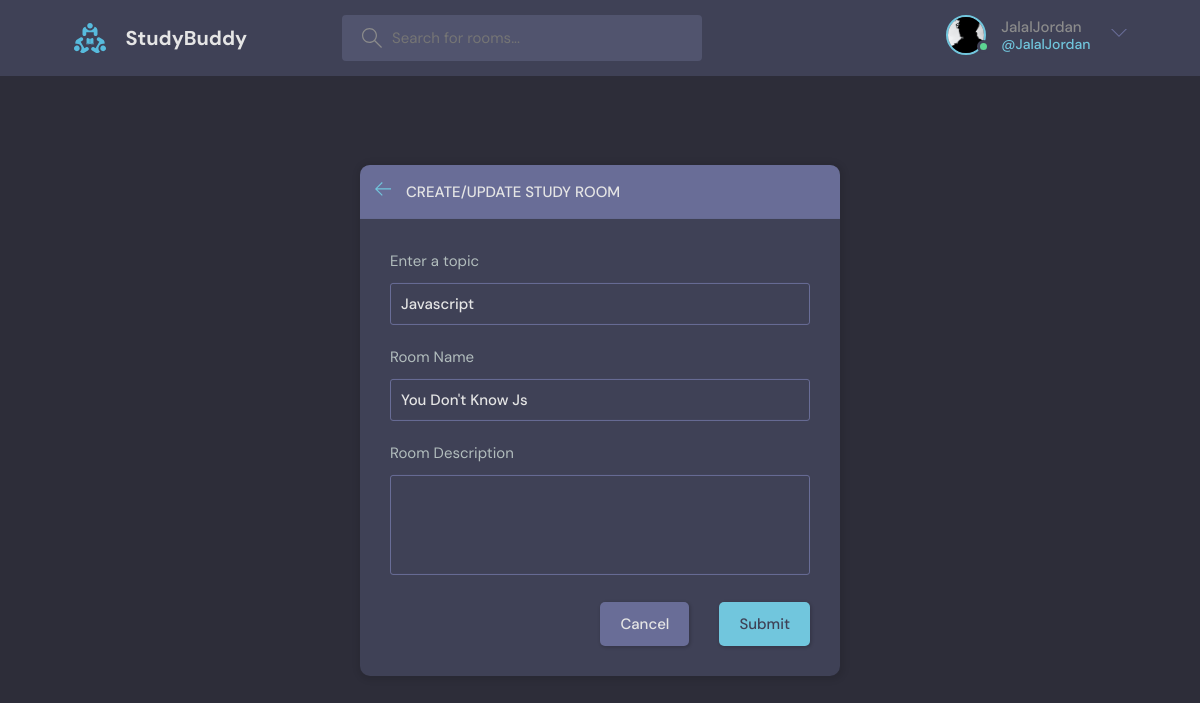
Screenshot of /update-room/2/ (signed in) with the database file from the repository.
### base/models.py (models this page shows, shortened)
class User(AbstractUser):
    name = models.CharField(max_length=200, null=True)
    email = models.EmailField(unique=True, null=True)
    bio = models.TextField(null=True)
    avatar = models.ImageField(null=True, default="avatar.svg")
    USERNAME_FIELD = "email"
    REQUIRED_FIELDS = []

class Room(models.Model):
    host = models.ForeignKey(User, on_delete=models.SET_NULL, null=True)
    topic = models.ForeignKey(Topic, on_delete=models.SET_NULL, null=True)
    name = models.CharField(max_length=200)
    description = models.TextField(null=True, blank=True)
    participants = models.ManyToManyField(
        User,
        related_name="participants",
        blank=True,
    )
    updated = models.DateTimeField(auto_now=True)
    created = models.DateTimeField(auto_now_add=True)
    class Meta:
        ordering = ["-updated", "-created"]

class Topic(models.Model):
    name = models.CharField(max_length=200)

### base/views.py (the view, shortened to what this page needs)
# urls.py: path("update-room/<str:pk>/", views.updateRoom, name="update-room"),
@login_required(login_url="login")
def updateRoom(request, pk):
    room = Room.objects.get(id=pk)
    topics = Topic.objects.all()
    form = RoomForm(instance=room)
    if request.user != room.host:
        return HttpResponse("You are not allowed here!!")
    context = {"form": form, "topics": topics, "room": room}
    return render(request, "base/room_form.html", context)

### base/forms.py
class RoomForm(ModelForm):
    class Meta:
        model = Room
        fields = "__all__"
        exclude = ["host", "participants"]

### base/templates/base/room_form.html (shortened to what this page needs)
{% extends 'main.html' %}
{% block content %}
    <div class="container">
      <div class="layout__box">
        <div class="layout__boxHeader">
          <div class="layout__boxTitle">
            <a href="{% url 'home' %}">
              <svg version="1.1" xmlns="http://www.w3.org/2000/svg" width="32" height="32" viewBox="0 0 32 32">
                <title>arrow-left</title>
                <path
                  d="M13.723 2.286l-13.723 13.714 13.719 13.714 1.616-1.611-10.96-10.96h27.625v-2.286h-27.625l10.965-10.965-1.616-1.607z">
                </path>
              </svg>
            </a>
            <h3>Create/Update Study Room</h3>
          </div>
        </div>
        <div class="layout__body">
          <form class="form" action="" method="POST">
            <div class="form__group">
              <label for="room_topic">Enter a topic</label>
              <input required type="text" value="{{room.topic.name}}" name = "topic" list="topic-list">
            </div>
              <div class="form__group">
                <label for="room_topic">Room Name</label>
                {{form.name}}
              </div>
              <div class="form__group">
                <label for="room_description">Room Description</label>
                {{form.description}}
              </div>
            <div class="form__action">
              <a class="btn btn--dark" href="{% url 'home' %}">Cancel</a>
              <button class="btn btn--main" type="submit">Submit</button>
            </div>
          </form>
        </div>
      </div>
    </div>
{% endblock content %}

### templates/navbar.html (shortened to what this page needs)
{% load static %}
<header class="header header--loggedIn">
    <div class="container">
      <a href="{% url 'home' %}" class="header__logo">
        <img src="{% static 'images/logo.svg' %}" />
        <h1>StudyBuddy</h1>
      </a>
      <form class="header__search" method="GET"
                action="{% url 'home' %}">
        <label>
          <input name="q" placeholder="Search for rooms..." />
        </label>
      </form>
      <nav class="header__menu">
        {% if request.user.is_authenticated %}
        <div class="header__user">
          <a href="{% url 'user-profile' request.user.id %}">
            <div class="avatar avatar--medium active">
              <img src="{{request.user.avatar.url}}" />
            </div>
            <p>{{request.user.username}} <span>@{{request.user.username}}</span></p>
          </a>
          <button class="dropdown-button">
            <svg version="1.1" xmlns="http://www.w3.org/2000/svg" width="32" height="32" viewBox="0 0 32 32">
              <title>chevron-down</title>
              <path d="M16 21l-13-13h-3l16 16 16-16h-3l-13 13z"></path>
            </svg>
          </button>
        </div>
        {% else %}
        <a href="{% url 'login' %}">
            <img src="{% static 'images/avatar.svg' %}" />
            <p>Login</p>
        </a>
        {% endif %}
      </nav>
    </div>
  </header>

### static/styles/style.css (style rules this page uses)
:root { --color-main: #71c6dd; --color-main-light: #e1f6fb; --color-dark: #3f4156; --color-dark-medium: #51546e; --color-dark-light: #696d97; --color-light: #e5e5e5; --color-gray: #8b8b8b; --color-light-gray: #b2bdbd; --color-bg: #2d2d39; --color-success: #5dd693; --color-error: #fc4b0b; }
* { font-family: "DM Sans", -apple-system, BlinkMacSystemFont, "Segoe UI", Roboto, Oxygen, Ubuntu, Cantarell, "Open Sans", "Helvetica Neue", sans-serif; margin: 0; padding: 0; box-sizing: border-box; text-rendering: optimizeLegibility; font-size: inherit; }
html { font-size: 56.25%; }
@media only screen and (min-width: 1200px) { html { font-size: 62.5%; } }
body { line-height: 1.6; font-weight: 400; font-size: 1.5rem; color: var(--color-light-gray); background-color: var(--color-bg); min-height: 100vh; }
img { width: 100%; }
a { display: inline-block; color: var(--color-main); text-decoration: none; }
.container { max-width: 120rem; width: 90%; margin: auto; }
.btn { background-color: transparent; border: none; display: inline-flex; align-items: center; gap: 1rem; cursor: pointer; transition: all ease-in-out 0.3s; padding: 1rem 2rem; border-radius: 5px; box-shadow: 1px 1px 3px 1px rgba(0, 0, 0, 0.15); font-weight: 500; }
.btn--main { background-color: var(--color-main); color: var(--color-dark); }
.btn--dark { background-color: var(--color-dark-light); color: var(--color-light); }
.avatar { position: relative; display: inline-block; border-radius: 50%; border: 2px solid var(--color-main); }
.avatar img { display: block; border-radius: 50%; object-fit: cover; object-position: center; }
.avatar::after { content: ""; display: block; position: absolute; background-color: var(--color-gray); z-index: 111; border-radius: 50%; border: 0.3rem solid var(--color-dark); }
.avatar.active::after { background-color: var(--color-success); }
.avatar.avatar--medium img { width: 3.6rem; height: 3.6rem; border-radius: 50%; }
.avatar.avatar--medium:after { width: 0.7rem; height: 0.7rem; bottom: 0px; right: -6px; }
.header { padding: 1.5rem; background-color: var(--color-dark); }
.header > .container { display: flex; gap: 9.5rem; }
.header__logo, .header__user { display: flex; gap: 2rem; align-items: center; }
.header__logo > img { height: 3.2rem; width: 3.2rem; }
.header__logo > h1 { font-weight: 700; font-size: 2rem; color: var(--color-light); }
.header__search > label { background-color: var(--color-dark-medium); padding: 1.3rem 1rem; display: flex; align-items: center; gap: 1rem; border-radius: 4px; }
.header__search svg { fill: var(--color-gray); width: 2rem; height: 2rem; margin-left: 1rem; }
.header__search input { width: 30rem; background: transparent; border: none; outline: none; color: var(--color-light); }
.header__menu { margin-left: auto; position: relative; }
.header__menu a { display: flex; gap: 1.5rem; align-items: center; font-weight: 500; text-decoration: none; color: var(--color-gray); }
.header__menu img { height: 3.6rem; }
.header__menu p { line-height: 1.2; }
.header__menu span { color: var(--color-main); font-weight: 500; font-size: 1.4rem; display: block; }
.header__menu svg { width: 1.6rem; height: 1.6rem; fill: var(--color-dark-light); }
.dropdown-button { background: transparent; border: 0; outline: 0; cursor: pointer; }
.layout__box { width: 90%; max-width: 48rem; min-height: 40rem; position: absolute; top: 50%; left: 50%; transform: translate(-50%, -46%); background-color: var(--color-dark); border-radius: 1rem; box-shadow: 1px 1px 6px 3px rgba(0, 0, 0, 0.1); overflow: hidden; }
.layout__boxHeader { display: flex; padding: 1.5rem; background-color: var(--color-dark-light); }
.layout__boxTitle { display: flex; gap: 1.5rem; align-items: center; }
.layout__boxTitle h3 { text-transform: uppercase; font-weight: 500; color: var(--color-light); }
.layout__boxTitle svg { width: 1.6rem; height: 1.6rem; fill: var(--color-main); }
.layout__body { margin: 3rem; }
.form__group { margin-bottom: 2rem; width: 100%; }
.form__group label { display: block; font-size: 1.5rem; margin-bottom: 1rem; }
.form__group input, .form__group textarea, .form__group select { background: transparent; border: 1px solid var(--color-dark-light); padding: 1rem; border-radius: 3px; width: 100%; color: var(--color-light); font-weight: 500; outline: none; }
.form__group textarea { background: transparent; height: 10rem; resize: none; }
.form__action { display: flex; justify-content: flex-end; gap: 3rem; }

### rows the page displays
User: user.avatar (picture), user.username "JalalJordan"
Room: topic "Javascript", name "You Don't Know Js"
